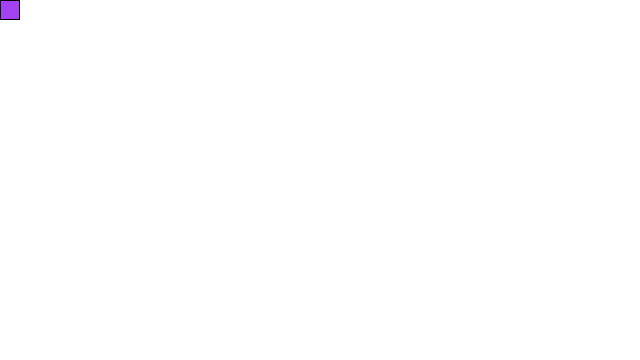
Frame 1 (no input)
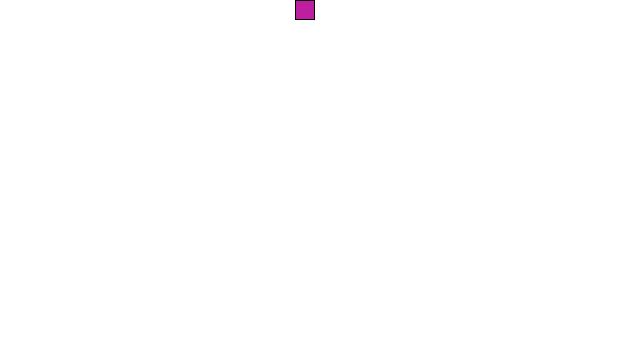
Frame 60 (the mouse pressed at the canvas centre just before this capture)
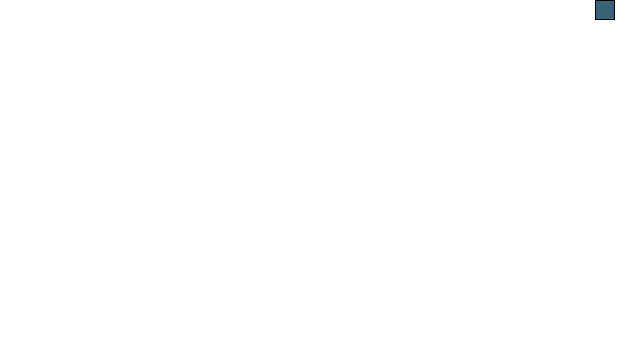
Frame 120 (the mouse held since frame 60 and released just before this capture)

The Processing sketch that drew these frames (run headless with seeded random() and noise(); from frame 60 on, the mouse is pressed at the canvas centre):

// Processing sketch: day_10_2
// ── day_10_2.pde
int x = 0;

int y = 0;

int speed = 5;

int state = 0;

void setup(){
  
size(640,360);

}

void draw(){
 
  //makes a new white background
 background(255);
 
 //display square
 stroke(0);
 fill(random(255),random(255),random(255));
 rect(x,y,19,19);
 
 if(state == 0){ //if state = 0 do this
   
  x = x + speed; //x = x + speed
  
  if( x > width - 20){ //if x > width - 20 do this
   
   x = width - 20;
   
   state = 1; //make state = 1
   
  } 
 }
   else if ( state == 1){ //if state = 1 then do this
   
   y = y + speed;
   
   if(y > height-20){
    
    y = height-20;
    
    state = 2;

   } 
   
  }
  else if(state == 2){
   
   x = x - speed;
   if(x < 0){
    
     x = 0;
     
     state = 3;
     
   }
   
  }
  else if(state == 3){
    
   y = y - speed;
   if(y < 0){
    
    y = 0;
    
    state = 0;
    
   }
  }
 
 }
